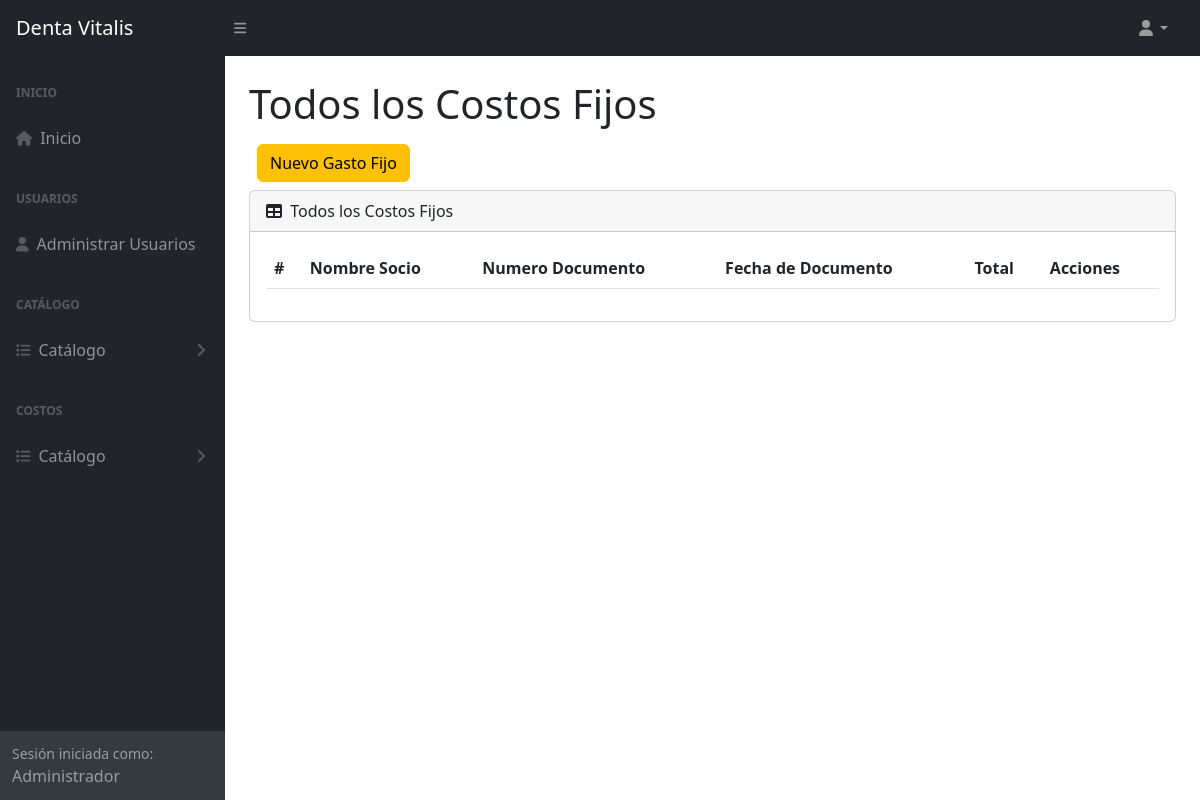
The app's page /costosfijos (signed in), older data.
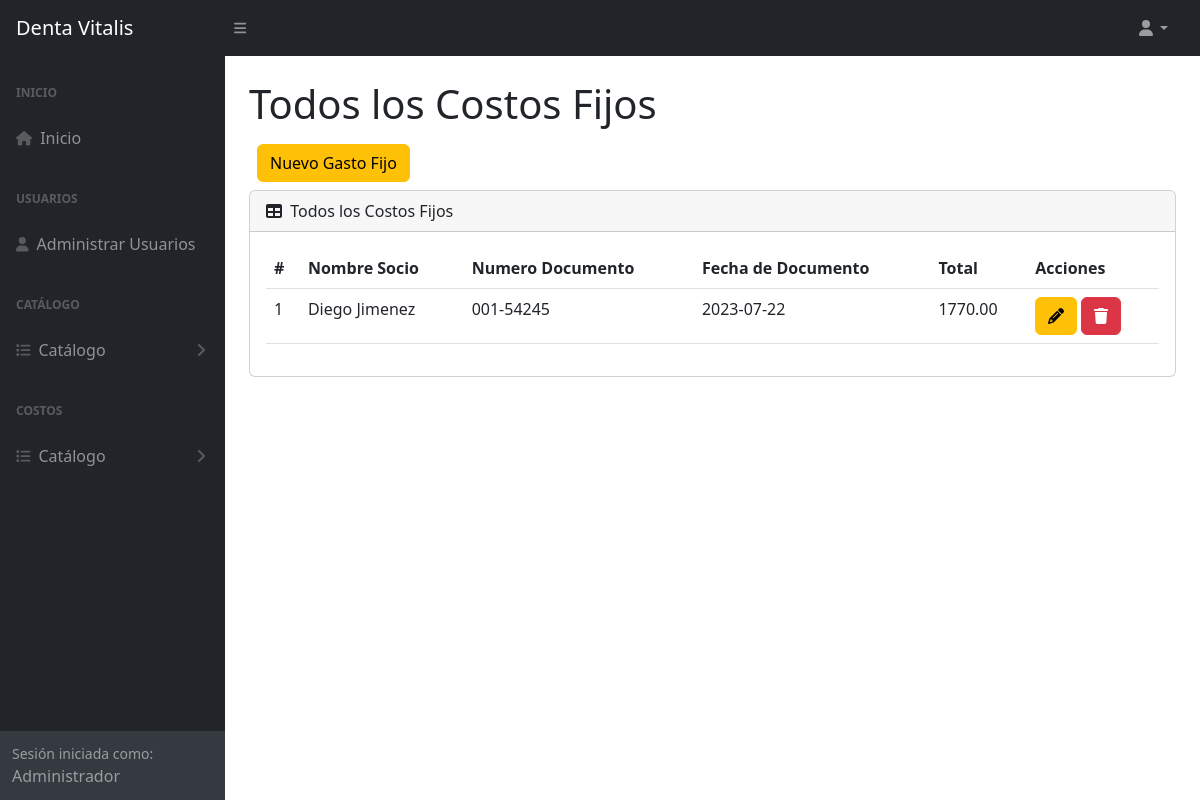
The same page, newer data.
### tables this page shows
CREATE TABLE `tba_costo`  (
  `IdCosto` int NOT NULL AUTO_INCREMENT,
  `IdSocio` int NULL DEFAULT NULL,
  `IdTipoCosto` int NOT NULL,
  `NombreProveedor` varchar(150) NULL DEFAULT NULL,
  `NumeroDocumento` varchar(25) NOT NULL,
  `FechaCosto` date NOT NULL,
  `SubTotalCosto` decimal(10, 2) NOT NULL,
  `IGVCosto` decimal(10, 2) NOT NULL,
  `TotalCosto` decimal(10, 2) NOT NULL,
  `UsuarioCreado` int NOT NULL,
  `UsuarioActualiza` int NOT NULL,
  `FechaCreacion` datetime NOT NULL,
  `FechaActualizacion` datetime NOT NULL,
  PRIMARY KEY (`IdCosto`) USING BTREE,
  INDEX `tba_costo_fksocio`(`IdSocio`) USING BTREE,
  INDEX `tba_costo_fktipocosto`(`IdTipoCosto`) USING BTREE,
  CONSTRAINT `tba_costo_fksocio` FOREIGN KEY (`IdSocio`) REFERENCES `tba_socio` (`IdSocio`) ON DELETE RESTRICT ON UPDATE RESTRICT,
  CONSTRAINT `tba_costo_fktipocosto` FOREIGN KEY (`IdTipoCosto`) REFERENCES `tba_tipocosto` (`IdTipoCosto`) ON DELETE RESTRICT ON UPDATE RESTRICT
);

CREATE TABLE `tba_socio`  (
  `IdSocio` int NOT NULL AUTO_INCREMENT,
  `NombreSocio` varchar(150) NOT NULL,
  `IdTipoIdentificacion` int NULL DEFAULT NULL,
  `IdTipoSocio` int NOT NULL,
  `Identificacion` varchar(15) NULL DEFAULT NULL,
  `FechaCreacion` datetime NOT NULL,
  `FechaActualizacion` datetime NOT NULL,
  PRIMARY KEY (`IdSocio`) USING BTREE,
  INDEX `tba_socio_fksocios`(`IdTipoIdentificacion`) USING BTREE,
  INDEX `tba_socio_fktiposocio`(`IdTipoSocio`) USING BTREE,
  CONSTRAINT `tba_socio_fksocios` FOREIGN KEY (`IdTipoIdentificacion`) REFERENCES `tba_tipoidentificacion` (`IdTipoIdentificacion`) ON DELETE RESTRICT ON UPDATE RESTRICT,
  CONSTRAINT `tba_socio_fktiposocio` FOREIGN KEY (`IdTipoSocio`) REFERENCES `tba_tiposocio` (`IdTipoSocio`) ON DELETE RESTRICT ON UPDATE RESTRICT
);

### controller/plantilla.controller.php (called while the page is built)
<?php
class ControllerPlantilla
{
  static public function ctrPlantilla()
  {
    include "view/plantilla.php";
  }
}

### index.php (called while the page is built, shortened)
<?php
require_once "controller/plantilla.controller.php";
require_once "controller/costos.controller.php";
require_once "model/costos.model.php";
$plantilla = new ControllerPlantilla();
$plantilla -> ctrPlantilla();

### controller/costos.controller.php (called while the page is built, shortened)
<?php
class ControllerCostos
{
  public static function ctrMostrarCostosFijos()
  {
    $tabla = "tba_costo";
    $listaCostos = ModelCostos::mdlMostrarAllCostosFijos($tabla);
    return $listaCostos;
  }
}

### model/conexion.php (called while the page is built)
<?php
class Conexion
{
  static public function conn()
  {
    $link = new PDO("mysql:host=localhost;dbname=db_dentavitalis","root","");
		$link->exec("set names utf8");
		return $link;
  }
}

### model/costos.model.php (called while the page is built, shortened)
<?php
require_once "conexion.php";
class ModelCostos
{
  public static function mdlMostrarAllCostosFijos($tabla)
  {
    $statement = Conexion::conn()->prepare("SELECT tba_costo.IdCosto, tba_costo.IdSocio, tba_costo.IdTipoCosto, tba_costo.NumeroDocumento, tba_costo.FechaCosto, tba_costo.TotalCosto, tba_tipocosto.NombreTipoCosto, tba_socio.NombreSocio FROM $tabla INNER JOIN tba_tipocosto ON tba_costo.IdTipoCosto = tba_tipocosto.IdTipoCosto INNER JOIN tba_socio ON tba_costo.IdSocio = tba_socio.IdSocio ORDER BY IdCosto ASC");
    $statement -> execute();
    return $statement -> fetchAll();
  }
}

### view/modules/costosfijos.php (the view, shortened to what this page needs)
</div>
        </div>
        <div class="sb-sidenav-footer">
          <div class="small">Sesión iniciada como:</div>
          <?php echo $_SESSION["nombreUsuario"] ?>
        </div>
      </nav>
    </div>
    <div id="layoutSidenav_content">
      <main class="bg">
        <div class="container-fluid px-4">
          <h1 class="mt-4">Todos los Costos Fijos</h1>
          <div class="d-inline-flex m-2">
            <button type="button" class="btn btn-warning btnNuevoGastoFijo" id="btnNuevoGastoFijo">
              Nuevo Gasto Fijo
            </button>
          </div>
          <div class="card mb-4">
            <div class="card-header">
              <i class="fas fa-table me-1"></i>
              Todos los Costos Fijos
            </div>
            <div class="card-body">
              <table id="datatablesSimple" class="data-table-AllGastos table">
                <thead>
                  <tr>
                    <th>#</th>
                    <th>Nombre Socio</th>
                    <th>Numero Documento</th>
                    <th>Fecha de Documento</th>
                    <th>Total</th>
                    <th>Acciones</th>
                  </tr>
                </thead>
                <tbody>
                  <?php
                    $listaCostos = ControllerCostos::ctrMostrarCostosFijos();
                    foreach ($listaCostos as $key => $value)
                    {
                      echo
                      '<tr>
                        <td>'.($key + 1).'</td>
                        <td>'.$value["NombreSocio"].'</td>
                        <td>'.$value["NumeroDocumento"].'</td>
                        <td>'.$value["FechaCosto"].'</td>
                        <td>'.$value["TotalCosto"].'</td>
                        <td>
                          <button class="btn btn-warning btnEditarCostoFijo" id="btnEditarCostoFijo" codCosto="'.$value["IdCosto"].'"><i class="fa-solid fa-pencil"></i></button>
                          <button class="btn btn-danger btnEliminarCosto" codCosto="'.$value["IdCosto"].'"><i class="fa-solid fa-trash"></i></button>
                        </td>
                      </tr>';
                    }
                  ?>
                </tbody>
              </table>
            </div>
          </div>
        </div>
      </main>
    </div>
  </div>

Row changes from the older to the newer data that the page shows:
added tba_costo: IdSocio.NombreSocio "Diego Jimenez", NumeroDocumento "001-54245", FechaCosto "2023-07-22", TotalCosto "1770.00"
